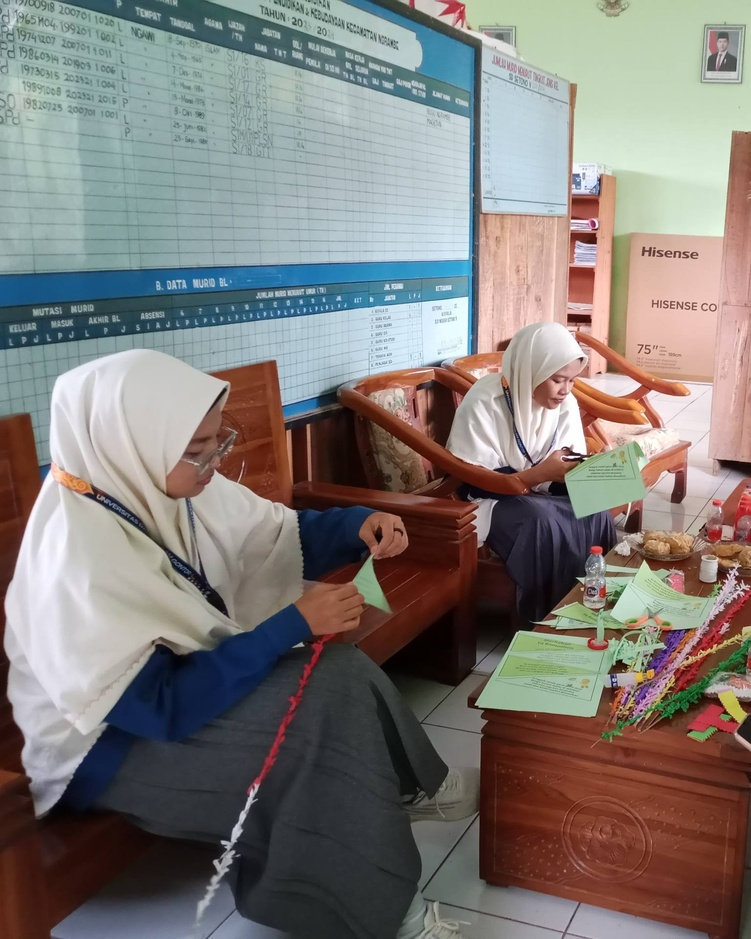
#> input picture images/gambar1.jpg, 751 x 939 px, shrunk from 1536 x 1920 before the run
$ python 06_multi_panorama.py
#> lines starting #> are read from the running program, lines starting #| are printed output that depends on the picture
import cv2
import matplotlib.pyplot as plt
import numpy as np

def get_homography(img1, img2):
    """Fungsi pembantu untuk mendapatkan matriks Homography antara dua citra."""
    gray1 = cv2.cvtColor(img1, cv2.COLOR_BGR2GRAY)
    gray2 = cv2.cvtColor(img2, cv2.COLOR_BGR2GRAY)

    sift = cv2.SIFT_create()
    kp1, des1 = sift.detectAndCompute(gray1, None)
    kp2, des2 = sift.detectAndCompute(gray2, None)

    bf = cv2.BFMatcher(cv2.NORM_L2)
    matches = bf.knnMatch(des1, des2, k=2)
    good = [m for m, n in matches if m.distance < 0.75 * n.distance]

    if len(good) > 10:
        pts1 = np.float32([kp1[m.queryIdx].pt for m in good]).reshape(-1, 1, 2)
        pts2 = np.float32([kp2[m.trainIdx].pt for m in good]).reshape(-1, 1, 2)
        H, _ = cv2.findHomography(pts1, pts2, cv2.RANSAC, 5.0)
        return H, kp1, kp2, good
    return None, None, None, None

def stitch_images(img1, img2):
    """Menggabungkan dua citra (img1 akan di-warp ke koordinat img2)."""
    H, kp1, kp2, matches = get_homography(img1, img2)
    if H is None: return img2

    h1, w1 = img1.shape[:2]
    h2, w2 = img2.shape[:2]
    corners1 = np.float32([[0, 0], [w1, 0], [w1, h1], [0, h1]]).reshape(-1, 1, 2)
    corners2 = np.float32([[0, 0], [w2, 0], [w2, h2], [0, h2]]).reshape(-1, 1, 2)
    warped_corners1 = cv2.perspectiveTransform(corners1, H)

    all_corners = np.concatenate((warped_corners1, corners2), axis=0)
    x_min, y_min = np.int32(all_corners.min(axis=0).ravel())
    x_max, y_max = np.int32(all_corners.max(axis=0).ravel())

    translation = np.array([[1, 0, -x_min], [0, 1, -y_min], [0, 0, 1]])
    output_img = cv2.warpPerspective(img1, translation @ H, (x_max - x_min, y_max - y_min))
    output_img[-y_min:h2 - y_min, -x_min:w2 - x_min] = img2

    return output_img

img1 = cv2.imread('./images/gambar1.jpg')
#> img1 is the input picture: shape (939, 751, 3); mean B, G, R 120.1, 123.6, 128.8
img2 = cv2.imread('./images/gambar2.jpg')
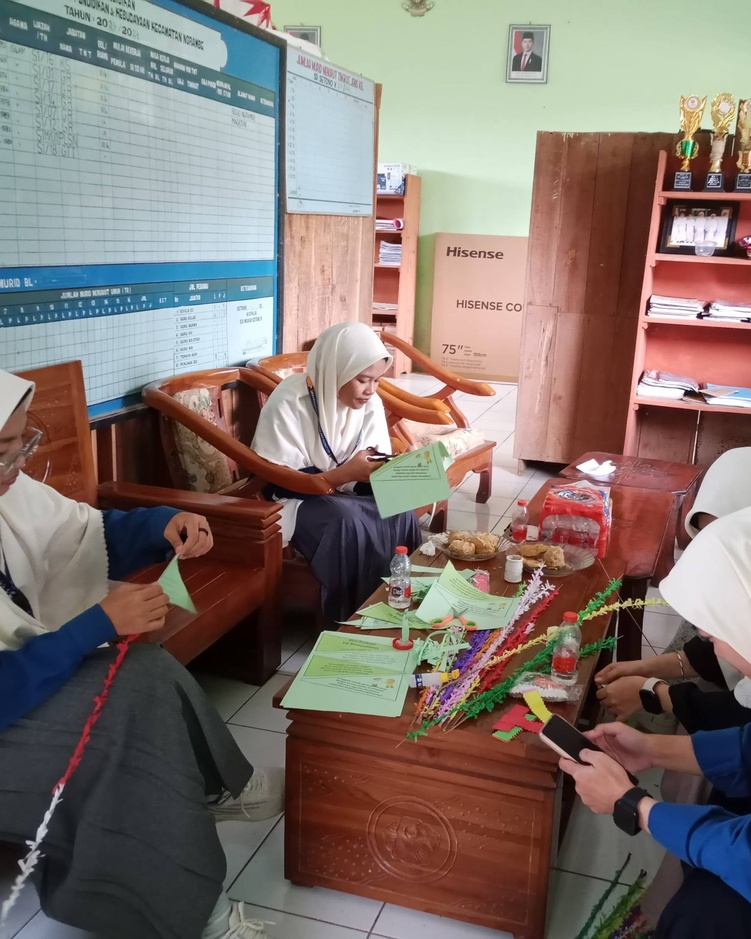
#> input picture images/gambar2.jpg, 751 x 939 px, shrunk from 1536 x 1920 before the run
#> img2 is the input picture: shape (939, 751, 3); mean B, G, R 110.8, 116.3, 129.5
img3 = cv2.imread('./images/gambar3.jpg')
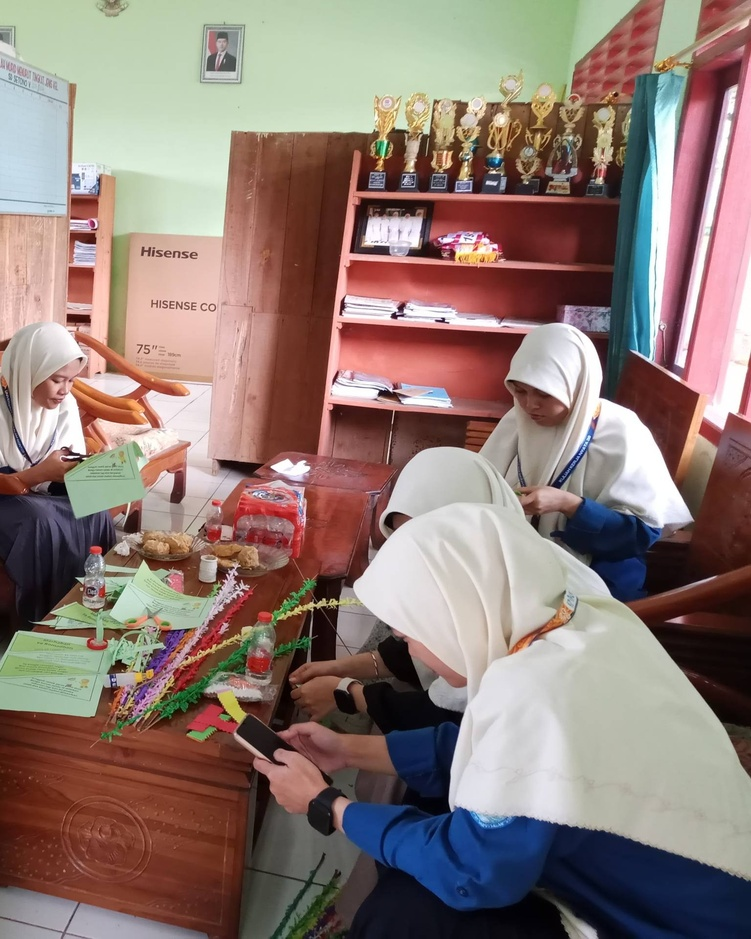
#> input picture images/gambar3.jpg, 751 x 939 px, shrunk from 1536 x 1920 before the run
#> img3 is the input picture: shape (939, 751, 3); mean B, G, R 116.6, 123, 142.5
step1_res = stitch_images(img1, img2)
#> in get_homography, `gray2 = cv2.cvtColor(img2, cv2.COLOR_BGR2GRAY)`:
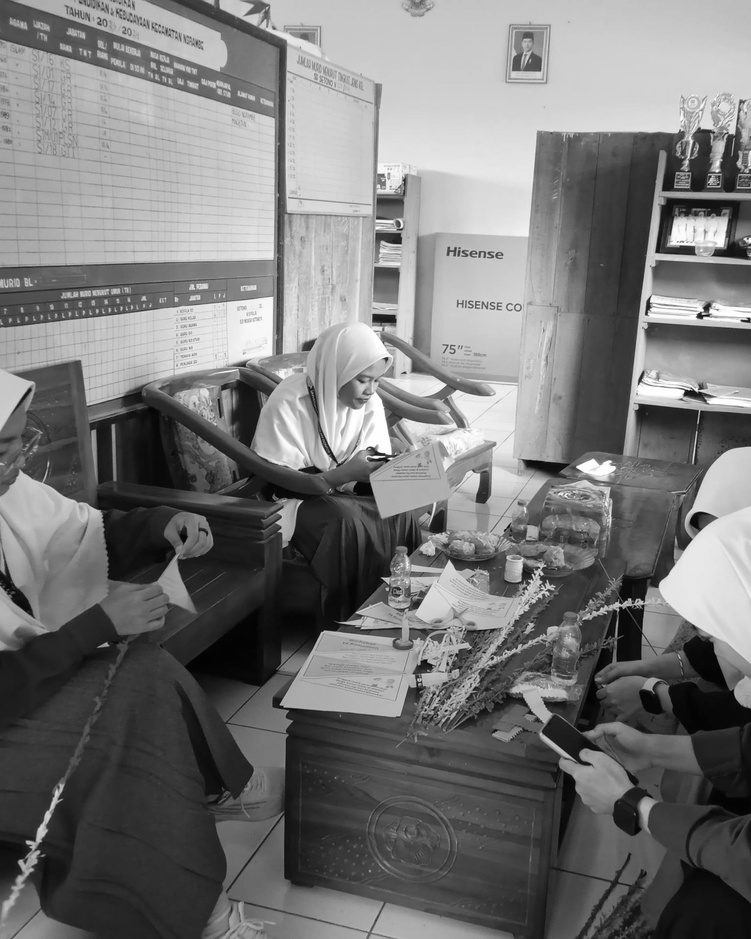
#> gray2: shape (939, 751); min 1, max 255, mean 119.6
#> in get_homography, `kp1, des1 = sift.detectAndCompute(gray1, None)`: kp1 = 2471 keypoints; strongest (x, y, size): (581, 359, 2.9), (585, 319, 8.1), (599, 373, 1.8), (574, 319, 9)
#> in get_homography, `kp2, des2 = sift.detectAndCompute(gray2, None)`: kp2 = 2672 keypoints; strongest (x, y, size): (700, 316, 4.2), (386, 359, 2.9), (646, 313, 2.3), (707, 307, 5)
#> in get_homography, `matches = bf.knnMatch(des1, des2, k=2)`: matches = 2471 matches
#> in get_homography, `good = [m for m, n in matches if m.distance < 0.75 * n.distance]`: good = 1532 matches
#> in get_homography, `pts1 = np.float32([kp1[m.queryIdx].pt for m in good]).reshape(-1, 1, 2)`: pts1 = 1532 rows, first 8: [23.34, 350.3], [58.94, 324.9], [62.2, 754.7], [135.3, 516.9], [152.9, 641.9], [170.8, 331.4], [182, 313.5], [187.1, 321.8]
#> in get_homography, `pts2 = np.float32([kp2[m.trainIdx].pt for m in good]).reshape(-1, 1, 2)`: pts2 = 1532 rows, first 8: [9.95, 329.1], [10.88, 284.8], [420.1, 620.9], [279.9, 65.96], [242.9, 364.1], [43.27, 324.1], [128.8, 300.2], [26.37, 318.4]
#> in get_homography, `H, _ = cv2.findHomography(pts1, pts2, cv2.RANSAC, 5.0)`: H = [[1, -2.89e-05, -195], [-1.14e-05, 1, 0.0284], [-6.46e-08, -1.26e-07, 1]]
#> in stitch_images, `H, kp1, kp2, matches = get_homography(img1, img2)`: matches = 1532 matches
#> in stitch_images, `warped_corners1 = cv2.perspectiveTransform(corners1, H)`: warped_corners1 = [[-195, 0.0284], [556, 0.0198], [556, 939], [-195, 939]]
#> in stitch_images, `all_corners = np.concatenate((warped_corners1, corners2), axis=0)`: all_corners = [[-195, 0.0284], [556, 0.0198], [556, 939], [-195, 939], [0, 0], [751, 0], [751, 939], [0, 939]]
#> in stitch_images, `x_min, y_min = np.int32(all_corners.min(axis=0).ravel())`: x_min = -195; y_min = 0
#> in stitch_images, `x_max, y_max = np.int32(all_corners.max(axis=0).ravel())`: x_max = 751; y_max = 939
#> in stitch_images, `translation = np.array([[1, 0, -x_min], [0, 1, -y_min], [0, 0, 1]])`: translation = [[1, 0, 195], [0, 1, 0], [0, 0, 1]]
final_panorama = stitch_images(step1_res, img3)
#> in get_homography (call 2), `gray1 = cv2.cvtColor(img1, cv2.COLOR_BGR2GRAY)`:
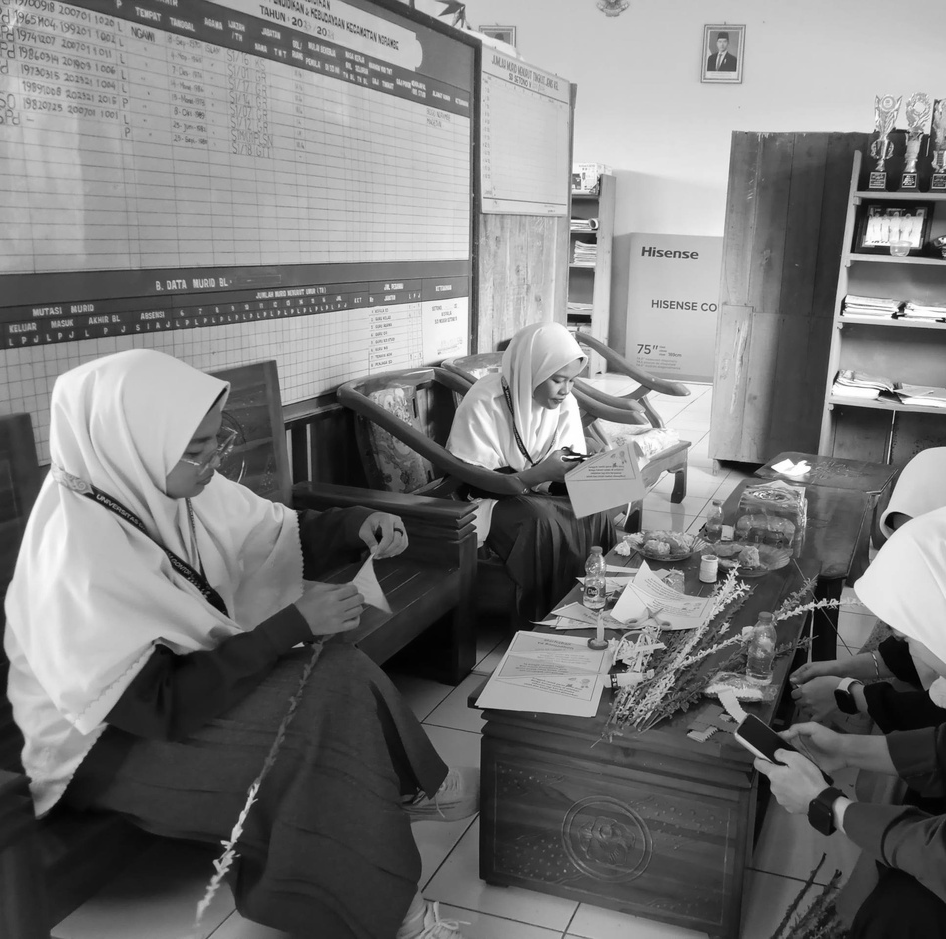
#> gray1: shape (939, 946); min 1, max 255, mean 121.8
#> in get_homography (call 2), `gray2 = cv2.cvtColor(img2, cv2.COLOR_BGR2GRAY)`:
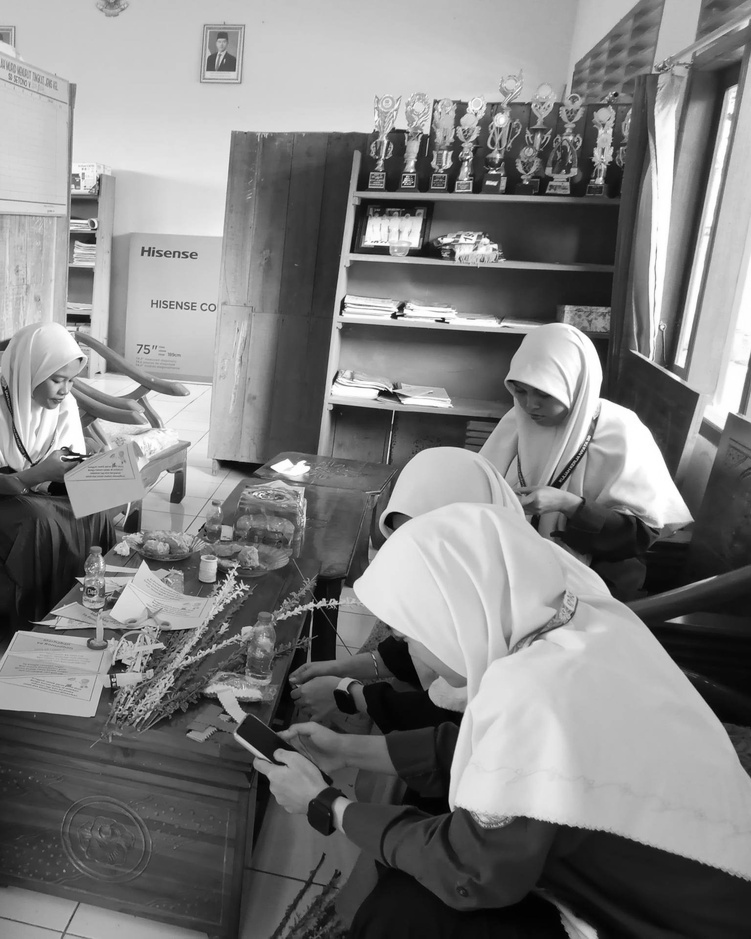
#> gray2: shape (939, 751); min 0, max 255, mean 128.1
#> in get_homography (call 2), `kp1, des1 = sift.detectAndCompute(gray1, None)`: kp1 = 3263 keypoints; strongest (x, y, size): (895, 316, 4.2), (581, 359, 2.9), (841, 313, 2.3), (585, 319, 8.1)
#> in get_homography (call 2), `kp2, des2 = sift.detectAndCompute(gray2, None)`: kp2 = 2540 keypoints; strongest (x, y, size): (394, 316, 4.2), (80, 359, 2.9), (662, 504, 33.8), (341, 313, 2.3)
#> in get_homography (call 2), `matches = bf.knnMatch(des1, des2, k=2)`: matches = 3263 matches
#> in get_homography (call 2), `good = [m for m, n in matches if m.distance < 0.75 * n.distance]`: good = 1268 matches
#> in get_homography (call 2), `pts1 = np.float32([kp1[m.queryIdx].pt for m in good]).reshape(-1, 1, 2)`: pts1 = 1268 rows, first 8: [22.75, 274.6], [36.49, 439.4], [62.19, 754.7], [69.57, 308.4], [106.2, 501.2], [113.9, 505], [113.9, 505], [124.8, 517.3]
#> in get_homography (call 2), `pts2 = np.float32([kp2[m.trainIdx].pt for m in good]).reshape(-1, 1, 2)`: pts2 = 1268 rows, first 8: [339.2, 257.7], [479.4, 264.6], [114.5, 620.9], [525, 185], [572.4, 464.6], [572.4, 464.6], [572.4, 464.6], [19.36, 448.5]
#> in get_homography (call 2), `H, _ = cv2.findHomography(pts1, pts2, cv2.RANSAC, 5.0)`: H = [[1, -5.12e-05, -500.6], [-2.88e-05, 1, 0.0605], [-1.3e-07, -1.21e-07, 1]]
#> in stitch_images (call 2), `H, kp1, kp2, matches = get_homography(img1, img2)`: matches = 1268 matches
#> in stitch_images (call 2), `warped_corners1 = cv2.perspectiveTransform(corners1, H)`: warped_corners1 = [[-500.6, 0.0605], [445.4, 0.0333], [445.4, 939], [-500.7, 939]]
#> in stitch_images (call 2), `all_corners = np.concatenate((warped_corners1, corners2), axis=0)`: all_corners = [[-500.6, 0.0605], [445.4, 0.0333], [445.4, 939], [-500.7, 939], [0, 0], [751, 0], [751, 939], [0, 939]]
#> in stitch_images (call 2), `x_min, y_min = np.int32(all_corners.min(axis=0).ravel())`: x_min = -500
#> in stitch_images (call 2), `translation = np.array([[1, 0, -x_min], [0, 1, -y_min], [0, 0, 1]])`: translation = [[1, 0, 500], [0, 1, 0], [0, 0, 1]]
#> in stitch_images (call 2), `output_img[-y_min:h2 - y_min, -x_min:w2 - x_min] = img2`:
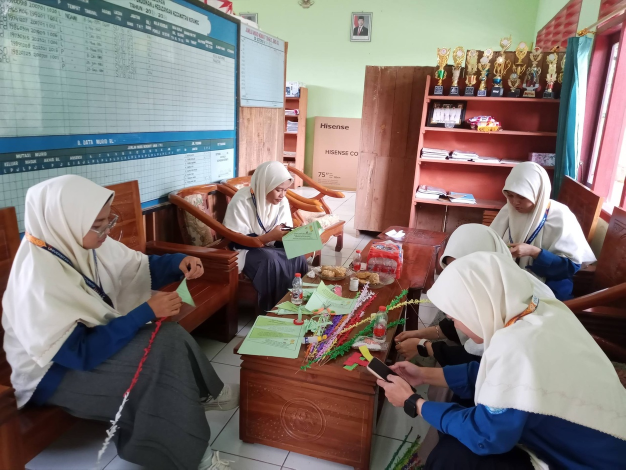
#> output_img: shape (939, 1251, 3) (shown at 1/2 size); mean B, G, R 117.3, 120.5, 130.9


plt.figure(figsize=(20, 15))

plt.subplot(3, 3, 1); plt.imshow(cv2.cvtColor(img1, cv2.COLOR_BGR2RGB)); plt.title("Img 1 (Left)"); plt.axis('off')
plt.subplot(3, 3, 2); plt.imshow(cv2.cvtColor(img2, cv2.COLOR_BGR2RGB)); plt.title("Img 2 (Center)"); plt.axis('off')
plt.subplot(3, 3, 3); plt.imshow(cv2.cvtColor(img3, cv2.COLOR_BGR2RGB)); plt.title("Img 3 (Right)"); plt.axis('off')

plt.subplot(3, 1, 2)
plt.imshow(cv2.cvtColor(step1_res, cv2.COLOR_BGR2RGB))
plt.title("Step 1: Merging Image 1 & 2")
plt.axis('off')

plt.subplot(3, 1, 3)
plt.imshow(cv2.cvtColor(final_panorama, cv2.COLOR_BGR2RGB))
plt.title("Final Step: Full 3-Image Panorama")
plt.axis('off')

plt.tight_layout()
plt.savefig('06_multi_panorama_steps.png')
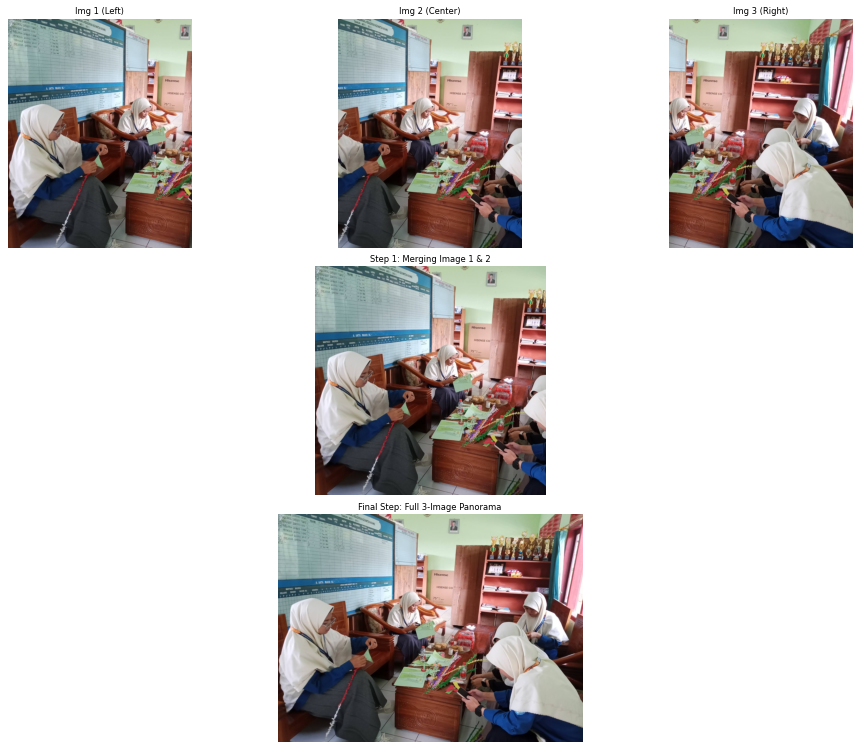
#> figure drawn by matplotlib, 5 panels
plt.show()
